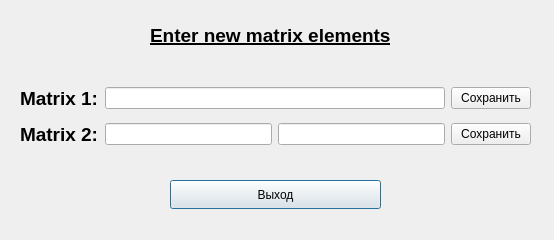
<?xml version="1.0" encoding="UTF-8"?>
<ui version="4.0">
 <class>addElement</class>
 <widget class="QDialog" name="addElement">
  <property name="geometry">
   <rect>
    <x>0</x>
    <y>0</y>
    <width>554</width>
    <height>240</height>
   </rect>
  </property>
  <property name="windowTitle">
   <string>Dialog</string>
  </property>
  <widget class="QPushButton" name="pushButton_exit">
   <property name="geometry">
    <rect>
     <x>170</x>
     <y>180</y>
     <width>211</width>
     <height>29</height>
    </rect>
   </property>
   <property name="text">
    <string>Выход</string>
   </property>
  </widget>
  <widget class="QLabel" name="label">
   <property name="geometry">
    <rect>
     <x>150</x>
     <y>0</y>
     <width>331</width>
     <height>71</height>
    </rect>
   </property>
   <property name="text">
    <string>&lt;html&gt;&lt;head/&gt;&lt;body&gt;&lt;p&gt;&lt;span style=&quot; font-size:14pt; font-weight:700; text-decoration: underline;&quot;&gt;Enter new matrix elements&lt;/span&gt;&lt;/p&gt;&lt;/body&gt;&lt;/html&gt;</string>
   </property>
  </widget>
  <widget class="QWidget" name="">
   <property name="geometry">
    <rect>
     <x>20</x>
     <y>80</y>
     <width>511</width>
     <height>75</height>
    </rect>
   </property>
   <layout class="QVBoxLayout" name="verticalLayout">
    <item>
     <layout class="QHBoxLayout" name="horizontalLayout_2">
      <item>
       <widget class="QLabel" name="label_3">
        <property name="text">
         <string>&lt;html&gt;&lt;head/&gt;&lt;body&gt;&lt;p&gt;&lt;span style=&quot; font-size:14pt; font-weight:700;&quot;&gt;Matrix 1:&lt;/span&gt;&lt;/p&gt;&lt;/body&gt;&lt;/html&gt;</string>
        </property>
       </widget>
      </item>
      <item>
       <widget class="QLineEdit" name="lineEdit_3"/>
      </item>
      <item>
       <widget class="QPushButton" name="pushButton_saveMatrix1">
        <property name="text">
         <string>Сохранить</string>
        </property>
       </widget>
      </item>
     </layout>
    </item>
    <item>
     <layout class="QHBoxLayout" name="horizontalLayout">
      <item>
       <widget class="QLabel" name="label_2">
        <property name="text">
         <string>&lt;html&gt;&lt;head/&gt;&lt;body&gt;&lt;p&gt;&lt;span style=&quot; font-size:14pt; font-weight:700;&quot;&gt;Matrix 2:&lt;/span&gt;&lt;/p&gt;&lt;/body&gt;&lt;/html&gt;</string>
        </property>
       </widget>
      </item>
      <item>
       <widget class="QLineEdit" name="lineEdit"/>
      </item>
      <item>
       <widget class="QLineEdit" name="lineEdit_2"/>
      </item>
      <item>
       <widget class="QPushButton" name="pushButton_saveMatrix2">
        <property name="text">
         <string>Сохранить</string>
        </property>
       </widget>
      </item>
     </layout>
    </item>
   </layout>
  </widget>
 </widget>
 <resources/>
 <connections/>
</ui>
